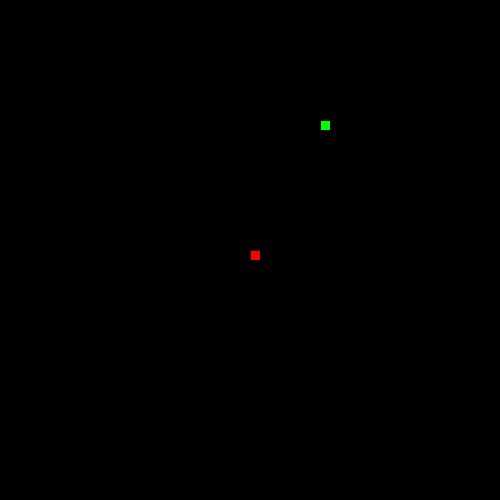
Frame 1 (no input)
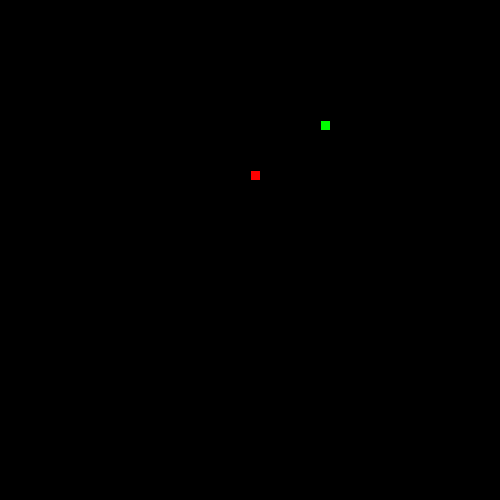
Frame 60 (the mouse pressed at the canvas centre just before this capture)
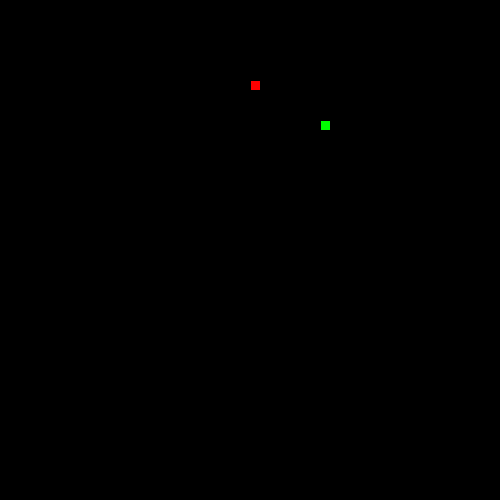
Frame 120 (the mouse held since frame 60 and released just before this capture)

The Processing sketch that drew these frames (run headless with seeded random() and noise(); from frame 60 on, the mouse is pressed at the canvas centre):

// Processing sketch: SnakeRecipe
// ── SnakeRecipe.pde

// 1. Follow the recipe instructions inside the Segment class.
//ok
// The Segment class will be used to represent each part of the moving snake.
import java.util.Random;
boolean isEating = true;
Random r = new Random();
ArrayList<Segment> tail = new ArrayList<Segment>();
class Segment {

  //2. Create x and y member variables to hold the location of each segment.
  int x = 250;
  int y = 250;

  // 3. Add a constructor with parameters to initialize each variable.
  Segment(int x, int y) {
    x = 250;
    y = 250;


    // 4. Add getter and setter methods for both the x and y member variables.
  }

  int getX() {
    return x;
  }
  int getY() {
    return y;
  }

  void setX(int newX) {
    x = newX;
  }
  void setY(int newY) {
    y = newY;
  }
}
// 5. Create (but do not initialize) a Segment variable to hold the head of the Snake
Segment head;


// 6. Create and initialize a String to hold the direction of your snake e.g. "up"
String dir = "up";


// 7. Create and initialize a variable to hold how many pieces of food the snake has eaten.
// give it a value of 1 to start.
int food = 0;


// 8. Create and initialize foodX and foodY variables to hold the location of the food.

// (Hint: use the random method to set both the x and y to random locations within the screen size (500 by 500).)

int foodX = ((int)random(50)*10);
int foodY = ((int)random(50)*10);


void setup() {

  // 9. Set the size of your sketch (500 by 500).

  size(500, 500);


  // 10. initialize your head to a new segment.
  head = new Segment(250, 250);

  // 11. Use the frameRate(int rate) method to set the rate to 20.
  frameRate(20);
}


void draw() {

  background(0);


  //12. Call the manageTail, drawFood, drawSnake, move, and collision methods.
 
  drawFood();
  drawSnake();
  move();
  collision();
  
   
}


// 13. Complete the drawFood method below. (Hint: each piece of food should be a 10 by 10 rectangle).

void drawFood() {
  fill(0, 255, 0);



  rect(foodX, foodY, 10, 10);
}
//14. Draw the snake head (use a 10 by 10 rectangle)

void drawSnake() {
  fill(255, 0, 0);
  rect( head.getX(), head.getY(), 10, 10);
manageTail();
  //test your code
}


// 15. Complete the move method below.

void move() {

  // 16. Using a switch statement, make your snake head move by 10 pixels in the correct direction.
  //This is an incomplete switch statement:

  switch(dir) {
  case "up":
    head.setY(head.getY()-10);
    break;
  case "down":
    head.setY(head.getY()+10);
    break;
  case "left":
    head.setX(head.getX()-10);
    break;
  case "right":
    head.setX(head.getX()+10); 
    break;
  }



  // 17. Call the checkBoundaries method to make sure the snake head doesn't go off the screen.
  checkBoundaries();
}


// 18. Complete the keyPressed method below. Use if statements to set your direction variable depending on what key is pressed.

void keyPressed() {
  if (keyCode == UP && !dir.equals( "down")) {
    dir = "up";
  } else if (keyCode == DOWN && !dir.equals("up")) {
    dir = "down";
  } else if (keyCode == LEFT && !dir.equals("right")) {
    dir = "left";
  } else if (keyCode == RIGHT && !dir.equals("left")) {
    dir = "right";
  }
}



// 19. check if your head is out of bounds (teleport your snake head to the other side).

void checkBoundaries() {
  if (head.getX()<0 && dir.equals("left")) {
    head.setX(500);
  } 
  if (head.getX()>500 && dir.equals("right")) {
    head.setX(0);
  } 
  if (head.getY()<0 && dir.equals("up")) {
    head.setY(500);
  } 
  if (head.getY()>500 && dir.equals("down")) {
    head.setY(0);
  }
}



//20. Make sure that the key for your current direction’s opposite doesn’t work(i.e. If you’re going up, down key shouldn’t work)



// 21. Complete the missing parts of the collision method below.

void collision() {

  // If the segment is colliding with a piece of food...
  // Increase the amount of food eaten and set foodX and foodY to new random locations.
  if (head.getX() == foodX && head.getY() == foodY) {
    foodX = ((int)random(50)*10);
    foodY = ((int)random(50)*10);
    food +=1;
  }




  /**
   
   ** Part 2: making the tail (the rest of the snake)
   
   **/

  //  1. Create and initialize an ArrayList of Segments. (This will be your snake tail!)


  // 2. Complete the missing parts of the manageTail method below and call it in the draw method.
}
void manageTail() {

  //Call the drawTail and checkTailCollision methods.
  drawTail();
  checkTailCollision();
  
  // Add a new Segment to your ArrayList that has the same X and Y as the head of your snake.
  tail.add(new Segment(head.getX(), head.getY()));
  // To keep your tail the right length:
  // while the tail size is greater than the number of food pieces eaten, remove the first Segment in your tail.
  while(tail.size()>food) {
    tail.remove(0);
  }
}

void drawTail() {
  // Draw a 10 by 10 rectangle for each Segment in your snake ArrayList.
  for (Segment s: tail) {
    fill(255, 0, 0);
    rect(s.getX(), s.getY(), 10, 10);
  }
}


// 3. Complete the missing parts of the bodyCollision method below.

void checkTailCollision() {

  // If your head has the same location as one of your segments...

  // reset your food variable

  //Call this method at the beginning of your manageTail method.
}
